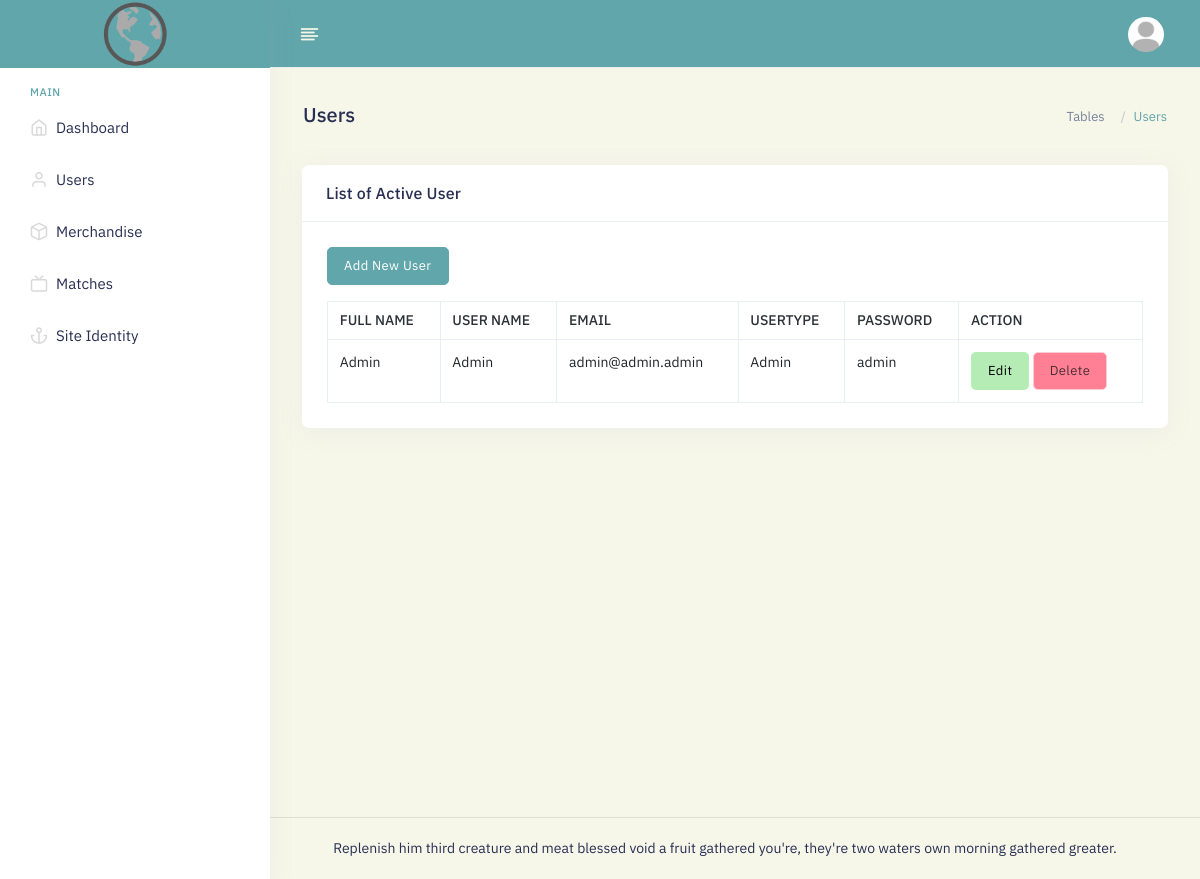
Screenshot of /admin/public/user.php (signed in) with the database file from the repository.
### tables this page shows
CREATE TABLE `siteidentity` (
  `siteidentityid` int(11) NOT NULL,
  `websitename` varchar(255) NOT NULL,
  `websitedesc` varchar(255) NOT NULL,
  `websitelogo` varchar(255) NOT NULL,
  `websitefavicon` varchar(255) NOT NULL,
  `websitebackground` varchar(255) NOT NULL,
  `websitefooter` varchar(255) NOT NULL
);

CREATE TABLE `user` (
  `userid` int(11) NOT NULL,
  `password` varchar(255) NOT NULL DEFAULT 'SMKDOB',
  `fullname` varchar(255) NOT NULL,
  `username` varchar(225) NOT NULL,
  `email` varchar(255) NOT NULL,
  `usertype` int(11) NOT NULL DEFAULT '0' COMMENT '0 = User, 1 = Admin'
);

### global/settings.php (called while the page is built, shortened)
<?php
include "conn.php";
$query = mysqli_query($db , "SELECT * FROM siteidentity");
$row = mysqli_fetch_assoc($query);
$websitelogo = "../../siteidentity/logo/".$row['websitelogo'];
$websitefooter = $row['websitefooter'];
$defaultprofilepicture = "../../siteidentity/profilepicture/defaultprofilepicture.jpg";
?>

### admin/public/user.php (the view, shortened to what this page needs)
<?php
include "../include/header.php"
?>
<body class="app sidebar-mini ltr">
    <div class="page">
        <div class="page-main">
        <?php
            include "../include/navbar.php";
        ?>
            </div>
            <div class="main-content app-content mt-0">
                <div class="side-app">
                    <div class="main-container container-fluid">
                        <div class="page-header">
                            <h1 class="page-title">Users</h1>
                            <div>
                                <ol class="breadcrumb">
                                    <li class="breadcrumb-item"><a href="javascript:void(0)">Tables</a></li>
                                    <li class="breadcrumb-item active" aria-current="page">Users</li>
                                </ol>
                            </div>
                        </div>
                        <div class="row">
                            <div class="col-lg-12">
                                <div class="card">
                                    <div class="card-header">
                                        <h3 class="card-title">List of Active User</h3>
                                    </div>
                                    <div class="card-body">
                                        <a href="config?adduser=true"><button class="btn btn-primary mb-4">Add New User</button></a>
                                        <div class="table-responsive">
                                            <table class="table table-bordered border text-nowrap mb-0" >
                                                <thead>
                                                    <tr>
                                                        <th>Full Name</th>
                                                        <th>User Name</th>
                                                        <th>Email</th>
                                                        <th>Usertype</th>
                                                        <th>Password</th>
                                                        <th>Action</th>
                                                    </tr>
                                                </thead>
                                                <tbody>
                                                <?php
                                                $query = "SELECT * FROM user";
                                                $query_run = mysqli_query($db,$query);
                                                while($row = mysqli_fetch_array($query_run))
                                                {
                                                ?>
                                                    <tr>
                                                        <td><?php echo $row['fullname']; ?></td>
                                                        <td><?php echo $row['username']; ?></td>
                                                        <td><?php echo $row['email']; ?></td>
                                                        <td>
                                                        <?php
                                                        if($row['usertype'] == "0"){
                                                            echo "User";
                                                        } else {
                                                            echo "Admin";
                                                        }
                                                        ?>
                                                         </td>
                                                        <td><?php echo $row['password']; ?></td>
                                                        <td>
                                                            <a href="config.php?userid=<?php echo $row['userid']; ?>"><button class="btn btn-success-light">Edit</button></a>
                                                            <a href="../private/delete.php?userid=<?php echo $row['userid']; ?>"><button class="btn btn-danger-light">Delete</button></a>
                                                        </td>
                                                    </tr>
                                                <?php
                                                }
                                                ?>
                                                </tbody>
                                            </table>
                                        </div>
                                    </div>
                                </div>
                            </div>
                        </div>
                    </div>
                </div>
            </div>
        </div>
        <footer class="footer">
            <div class="container">
                <div class="row align-items-center flex-row-reverse">
                    <div class="col-md-12 col-sm-12 text-center">
                        <?php echo $websitefooter; ?>
                    </div>
                </div>
            </div>
        </footer>
    </div>
</body>
</html>

### admin/include/header.php (shortened to what this page needs)
<?php
include "../../global/settings.php";
?>
<!doctype html>
<html lang="en" dir="ltr">
<head>
    <link id="style" href="assets/plugins/bootstrap/css/bootstrap.min.css" rel="stylesheet" />
    <link href="assets/css/style.css" rel="stylesheet" />
    <link href="assets/css/dark-style.css" rel="stylesheet" />
    <link href="assets/css/transparent-style.css" rel="stylesheet">
    <link href="assets/css/skin-modes.css" rel="stylesheet" />
    <link href="assets/css/icons.css" rel="stylesheet" />
    <link id="theme" rel="stylesheet" type="text/css" media="all" href="assets/colors/color1.css" />
</head>

### admin/include/navbar.php (shortened to what this page needs)
 <div class="app-header header sticky">
    <div class="container-fluid main-container">
        <div class="d-flex">
            <a aria-label="Hide Sidebar" class="app-sidebar__toggle" data-bs-toggle="sidebar" href="javascript:void(0)"></a>
            <div class="d-flex order-lg-2 ms-auto header-right-icons">
                <div class="navbar navbar-collapse responsive-navbar p-0">
                    <div class="collapse navbar-collapse" id="navbarSupportedContent-4">
                        <div class="d-flex order-lg-2">
                            <div class="dropdown d-flex profile-1">
                                <a href="javascript:void(0)" data-bs-toggle="dropdown" class="nav-link leading-none d-flex">
                                    <img src="<?php echo $defaultprofilepicture; ?>" alt="profile-user"
                                        class="avatar  profile-user brround cover-image">
                                </a>
                            </div>
                        </div>
                    </div>
                </div>
            </div>
        </div>
    </div>
</div>
<div class="sticky">
    <div class="app-sidebar">
        <div class="side-header">
            <a class="header-brand1" href="index">
                <img src="<?php echo $websitelogo; ?>" class="header-brand-img light-logo1" alt="logo" width="80" height="80">
            </a>
        </div>
        <div class="main-sidemenu">
            <ul class="side-menu">
                <li class="sub-category">
                    <h3>Main</h3>
                </li>
                <li class="slide">
                    <a class="side-menu__item" data-bs-toggle="slide" href="index"><i class="side-menu__icon fe fe-home"></i>
                    <span class="side-menu__label">Dashboard</span></a>
                </li>
                <li class="slide">
                    <a class="side-menu__item" data-bs-toggle="slide" href="user"><i class="side-menu__icon fe fe-user"></i>
                    <span class="side-menu__label">Users</span></a>
                </li>
                <li class="slide">
                    <a class="side-menu__item" data-bs-toggle="slide" href="course"><i class="side-menu__icon fe fe-box"></i>
                    <span class="side-menu__label">Merchandise</span></a>
                </li>
                <li class="slide">
                    <a class="side-menu__item" data-bs-toggle="slide" href="match"><i class="side-menu__icon fe fe-tv"></i>
                    <span class="side-menu__label">Matches</span></a>
                </li>
                <li class="slide">
                    <a class="side-menu__item" data-bs-toggle="slide" href="siteidentity"><i class="side-menu__icon fe fe-anchor"></i>
                    <span class="side-menu__label">Site Identity</span></a>
                </li>
    </div>

### admin/public/assets/colors/color1.css (style rules this page uses)
a { color: #61a6ab; }
.btn-primary { color: #fff !important; background: #61a6ab !important; border-color: #61a6ab !important; }
.breadcrumb-item.active { color: #f5f3f9; }
.avatar { background: var(--primary02) no-repeat center/cover; }

### rows the page displays
siteidentity: websitelogo (placeholder picture), websitefooter "Replenish him third creature and meat blessed void a fruit gathered you're, they're two waters own morning gathered greater."
user: fullname "Admin", username "Admin", email "admin@admin.admin", usertype "Admin", password "admin"
